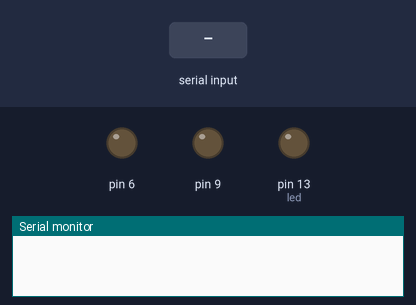
Recording of a sketch running on a simulated Arduino Uno, built with avr-gcc and run on an emulated ATmega328P. Shown: output pins drawn as LEDs (lit = HIGH), the last lines printed to the serial monitor. Inputs (shaded band) come from the test bench.

Above: at 1.2 s.
1.3 s: "s\n" received over Serial
At 1.81 s:
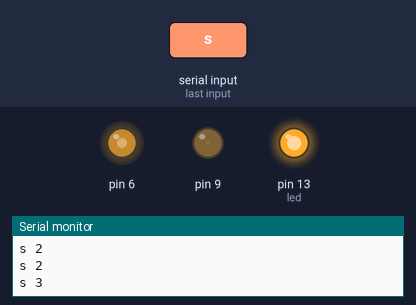
4.3 s: "m\n" received over Serial
At 4.49 s:
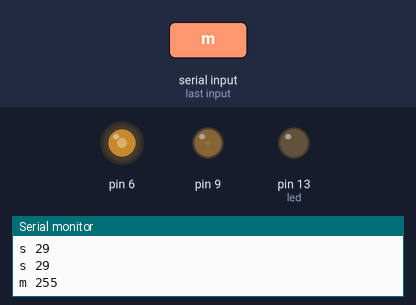
7.3 s: "90 45\n" received over Serial
At 7.74 s:
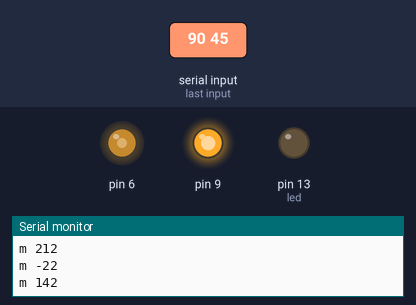
Timing chart, 0 to 10.3 s (numbered marks = the images above; inputs shaded):
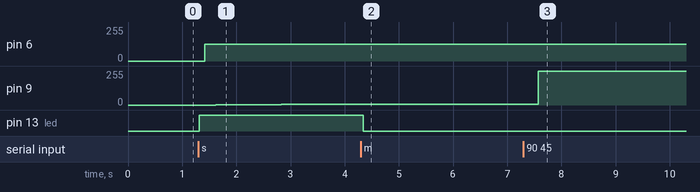

The sketch:

polarimeter_arduino.ino
```cpp
//#include <MsTimer2.h>
#include <avr/wdt.h> // This is watchdog, timer is set to 8s with wdt_enable in setup(), and is reset with wdt_reset in loop(). So, if system stucks, wdt_reset() will not be called and system will hard reboot.
//WARNING! This code works only for Arduino UNO! Other boards i.e. Mega, Nano etc. use different bootloader and this watchdog won't work correctly.

//PWM with changeable duty cycle will be on the pin 9!!! It is 10 bit (acceptable values 0-1023) and has frequency ~31kHz
//PWM with 50% duty cycle will be on the pin 6 with 980Hz freq.
int led = 13;

int voltage_center = 511;
int voltage_range = 200;

int mode = -1;
const int MODE_SCAN = 1;
const int MODE_MAIN = 0;
const int MODE_IDLE = -1;

String serialString = "";
unsigned long serialTimer = 0;
unsigned long micros_delay = 0; // timing of constant pwm_value for mod_main, is calculated as (1000000 / mod_freq) / (2 * voltage_range);
int mod_freq = 10; // frequency of cell modulation in Hz, is used to calculate micros_delay;
unsigned long current_micros = 0;
unsigned long scan_delay = 100; //timing of one step of scan in milliseconds, default value is 100
//void checkSerial(){
//  if (Serial.available() > 0)
//  {
//     char incomingChar = Serial.read();
//      if (incomingChar == 's'){
//        mode = MODE_SCAN;
//      } else if (incomingChar == 'm'){
//        mode = MODE_MAIN;
//      } else if (incomingChar == 'i'){
//        mode = MODE_IDLE;
//      }
//  }
//}

void checkSerial() {
  String str = getString();
  String state = "";
  int temp_int_1 = 0;
  int temp_int_2 = 0;
  if (str != "") {
    state = getValue(str, ' ', 0);
    temp_int_1 = getValue(str, ' ', 1).toInt();
    temp_int_2 = getValue(str, ' ', 2).toInt();
    //Serial.print(state);
  }
  if (temp_int_1 != 0) voltage_center = temp_int_1;
  if (temp_int_2 != 0) voltage_range = temp_int_2;
  if (state == "s") mode = MODE_SCAN;
  if (state == "m") mode = MODE_MAIN;
  if (state == "i") mode = MODE_IDLE;
  //Serial.print(serialString);
}

String getString() {
  String tempStr = "";
  while (Serial.available() > 0)
  {
    char incomingChar = Serial.read();
    if (incomingChar == '\n') {
      return tempStr;
    }
    tempStr += incomingChar;
  }
}

String getValue(String data, char separator, int index)
{
  int found = 0;
  int strIndex[] = {0, -1};
  int maxIndex = data.length() - 1;

  for (int i = 0; i <= maxIndex && found <= index; i++) {
    if (data.charAt(i) == separator || i == maxIndex) {
      found++;
      strIndex[0] = strIndex[1] + 1;
      strIndex[1] = (i == maxIndex) ? i + 1 : i;
    }
  }

  return found > index ? data.substring(strIndex[0], strIndex[1]) : "";
}

bool main_flag = 0;
int pwm_value = 0; //pwm voltage
void mode_main() {
  //Serial.print("This is main\n");
  digitalWrite(led, LOW);
  serialString = "m " + String(pwm_value) + "\n";
  PWMWrite(pwm_value);
  if (micros() - current_micros > micros_delay) {
    current_micros = micros();
    if (pwm_value >= voltage_center + voltage_range / 2) main_flag = 0;
    if (pwm_value <= (voltage_center - voltage_range / 2)) main_flag = 1;
    if (main_flag == 0) pwm_value--;
    else pwm_value++;
  }
}

//void mode_idle(){
//  serialString = str + '\n';
//  Serial.print("This is idle\n");
//}

int scan_step = 0;
unsigned long step_timer = 0;
void mode_scan() {
  //Serial.print("this is Scan\n");
  digitalWrite(led, HIGH);
  if ((scan_step < 2046) and (millis() - step_timer > scan_delay)) {
    pwm_value = 1023 - abs(scan_step - 1023);
    serialString = "s " + String(pwm_value) + "\n";
    PWMWrite(pwm_value);
    scan_step++;
    step_timer = millis();
  }
  if (scan_step == 2046) {
    mode = MODE_MAIN;
    scan_step = 0;
  }
}

void mode_idle() {
  digitalWrite(led, LOW);
  PWMWrite(0);
  //analogWrite(9, 0);
  analogWrite(6, 0);
  serialString = "i\n";
}

void PWMSetup() {
  pinMode(9, OUTPUT);
  //Timer works with ~31kHz freq, last three bits of TCCR1B set the prescaler for frequency: 001 - 1, 010 - 8, 011 - 64, 100 - 256, 101 - 1024;
  // PWM mode is controlled with bits 4 and 3 of TCCR1B and with bits 1 and 0 of TCCR1A, here mode 7 (0111, Fast 10 bit PWM) is used.
  TCCR1B = TCCR1B & B11100000 | B00001001;
  TCCR1A = (TCCR1A & B00111100) | B10000011;
}

void PWMWrite(int val) {
  analogWrite(9, val);
}

void setup() {
  Serial.begin(9600);
  pinMode(led, OUTPUT);
  PWMSetup();
  mode = MODE_IDLE;
  current_micros = micros();
  //MsTimer2::set(100, timerInterrupt);
  //MsTimer2::start();
  wdt_enable(WDTO_1S); // Possible values:
  /* Возможные значения для константы
  WDTO_15MS
  WDTO_30MS
  WDTO_60MS
  WDTO_120MS
  WDTO_250MS
  WDTO_500MS
  WDTO_1S
  WDTO_2S
  WDTO_4S
  WDTO_8S
*/
}

void loop() {
  if (mode != MODE_SCAN) scan_step = 0;
  if (millis() - serialTimer > 100) {
    if (mode != MODE_IDLE) {
      //Serial.print(millis() - serialTimer);
      Serial.print(serialString);
      micros_delay = (1000000 / mod_freq) / (2 * voltage_range);
      analogWrite(6, 127);
    }
    checkSerial();
    wdt_reset();
    serialTimer = millis();
  }
  if (mode == MODE_MAIN) mode_main();
  if (mode == MODE_SCAN) mode_scan();
  if (mode == MODE_IDLE) mode_idle();
  //analogWrite(10, 511); // meander for modulator
}
```

Measured:
- after the input at 1.3 s, pin 6: 0/255 → 127/255 after 0.11 s; pin 9: moves from 0/255 to 7/255 over 2.4 s, starting after 0.32 s; pin 13 (led): LOW → HIGH at once
- after the input at 4.3 s, pin 9: stays 7/255 (without the input it goes to 8/255 after 0.15 s); pin 13 (led): HIGH → LOW after 0.05 s
- after the input at 7.3 s, pin 9: 7/255 → 255/255 after 0.27 s
